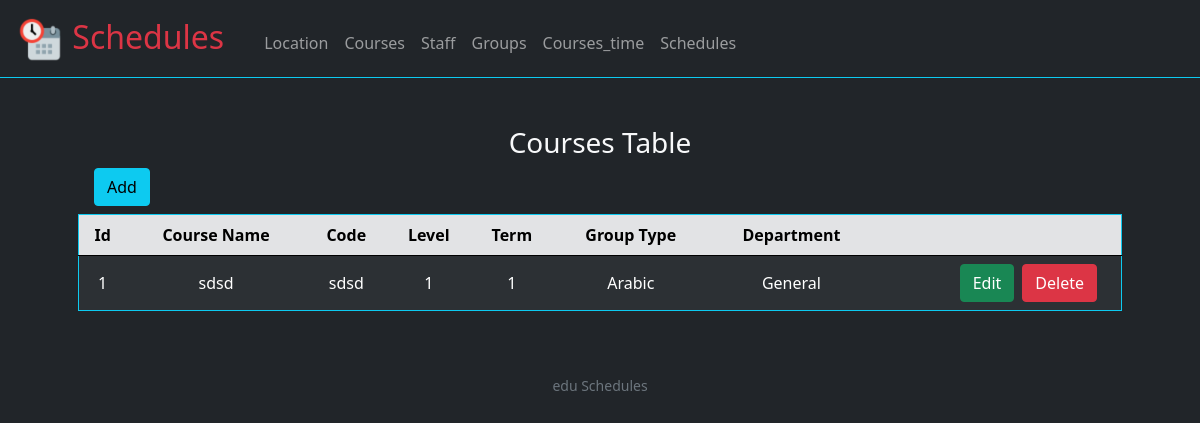
/courses, run on an earlier commit of the app's database.
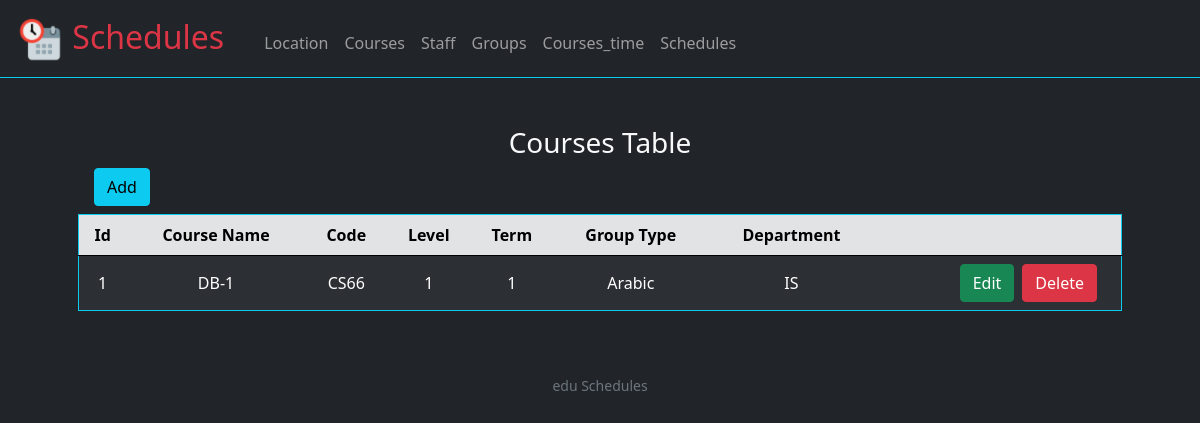
And on a later commit of the database.
### tables this page shows
CREATE TABLE courses(
    id integer,
    name text unique not null,
    course_code varchar(20) unique not null,
    term integer not null check(term == 1 or term == 2), 
    level integer not null check(level >= 1 and level <= 4 ),
    type integer not null,
    department integer not null,
    primary key (id),
    foreign key (type) references group_type(id),
    foreign key (department) references departments(id)
);

CREATE TABLE group_type(
    id integer,
    name varchar(10) unique not null,
    primary key(id)
);

CREATE TABLE departments(
    id integer,
    name text unique not null,
    primary key(id)
);

### application.py (the view)
@app.route("/courses", methods=["GET", "POST"])
def courses():
    courses = view_table("""SELECT courses.id as 'id',
                                    courses.name as 'Course Name',
                                    course_code as 'Code',
                                    level,
                                    term,
                                    group_type.name as 'Group Type',
                                    departments.name as 'department'
                                from courses
                                join group_type on group_type.id = courses.type
                                join departments on departments.id = courses.department""")
    if type(courses) == str:
        return courses
    if request.method == "GET":
        return render_template("courses.html", keys=courses[0], data=courses[1])
    else:
        return render_template('functionals/data_view.html', keys=courses[0], data=courses[1],
                view_title="courses Table", link_edit="/edit_course", link_view="/courses", table="courses")

### application.py (called while the page is built)
@app.after_request
def after_request(response):
    response.headers["Cache-Control"] = "no-cache, no-store, must-revalidate"
    response.headers["Expires"] = 0
    response.headers["Pragma"] = "no-cache"
    return response

### helpers.py (called while the page is built)
def sql(query, values=(), return_data=False):
    if return_data == True:
        data = None
        with sqlite3.connect(db_name) as db:
            cur = db.cursor()
            cur.execute("pragma foreign_keys = on")
            cur.execute(query, values)
            keys = [d[0] for d in cur.description]
            data = [keys, cur.fetchall()]
        return data
    else:
        with sqlite3.connect(db_name) as db:
            cur = db.cursor()
            cur.execute(query, values)

def view_table(query):
    data = None
    try:
        data = sql(query, (), True)
    except:
        return "Error: SQLite3 Error view()"
    return data

### templates/courses.html (shortened to what this page needs)
{% extends "layout.html" %}
{% block main %}
    {% with view_title="courses Table", link_edit="/edit_course", link_view="/courses", table="courses"  %}
      {% include "functionals/data_view.html" %}
    {% endwith %}
{% endblock %}

### templates/functionals/data_view.html
{% block view %}
<div class="text-center" id="view">
    <div class="text-capitalize" >
        <h3>{{ view_title }}</h3>
    </div>
    <div class="d-grid gap-2 d-md-flex justify-content-md-start ms-3">
        <button  type="button" class="btn btn-info mb-2" data-bs-toggle="modal" data-bs-target="#add">
            Add
        </button>
    </div>
    <table class="table table-hover table-striped table-dark border rounded border-info align-middle">
        <thead class="text-capitalize table-secondary ">
            <tr>
                {% for key in keys %}
                    <th scope="col">{{ key }}</th>
                {% endfor %}
                <th scope="col"></th>
            </tr>
        </thead>
        <tbody>
            {% for row in data %}
                <tr>
                    {% for element in row %}
                        <td>{{ element }}</td>
                    {% endfor %}
                    <td>
                        <div class="d-grid gap-2 d-md-flex justify-content-md justify-content-md-end pe-3">
                            <button class="btn btn-success mr-3" onclick="show_delete_edit(2, '{{ row[0] }}','{{ link_edit }}', '{{ link_view }}', '{{ table }}')" >Edit</button>
                            <button class="btn btn-danger" onclick="show_delete_edit(1, '{{ row[0] }}', '/delete_data', '{{ link_view }}', '{{ table }}', '{{ row[1] }}')" >Delete</button>
                        </div>
                    </td>
                </tr>
            {% endfor %}
        </tbody>
    </table>
</div>
{% endblock %}

What changed in the data, as far as the page shows it:
removed courses: row "1" "1" "1", name "sdsd", course_code "sdsd", group_type (name "Arabic")
added courses: row "1" "1" "1", name "DB-1", course_code "CS66", group_type (name "Arabic")
changed courses: loses departments (name "General"); gains departments (name "IS")
